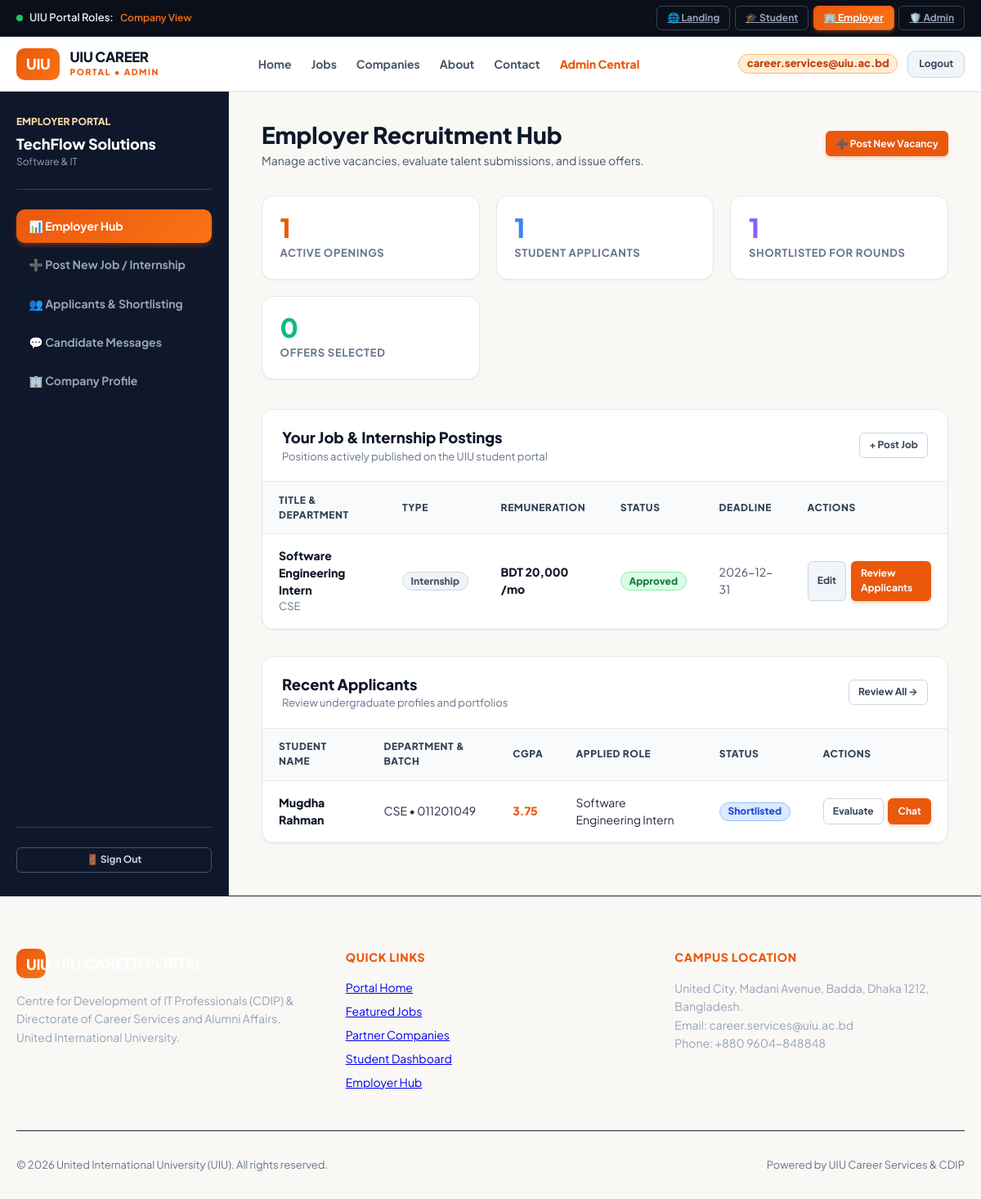
Screenshot of /company/dashboard.php (signed in) with the database file from the repository.
### tables this page shows
CREATE TABLE `companies` (
  `id` INT AUTO_INCREMENT PRIMARY KEY,
  `user_id` INT NULL UNIQUE,
  `name` VARCHAR(150) NOT NULL,
  `sector` VARCHAR(100) NOT NULL,
  `industry` VARCHAR(100) NOT NULL,
  `location` VARCHAR(150) NOT NULL,
  `website` VARCHAR(255) NOT NULL,
  `email` VARCHAR(150) NOT NULL,
  `phone` VARCHAR(50) NOT NULL,
  `description` TEXT,
  `verified` TINYINT(1) DEFAULT 0,
  `status` ENUM('Verified', 'Pending', 'Rejected') DEFAULT 'Pending',
  `health_score` INT DEFAULT 90,
  `logo` VARCHAR(255) DEFAULT 'default-company.png',
  `created_at` TIMESTAMP DEFAULT CURRENT_TIMESTAMP
);

CREATE TABLE `jobs` (
  `id` INT AUTO_INCREMENT PRIMARY KEY,
  `company_id` INT NOT NULL,
  `title` VARCHAR(200) NOT NULL,
  `department` VARCHAR(50) NOT NULL DEFAULT 'CSE',
  `type` ENUM('Full-time', 'Internship', 'Contract', 'Part-time') NOT NULL DEFAULT 'Full-time',
  `workplace` ENUM('On-site', 'Remote', 'Hybrid') NOT NULL DEFAULT 'Hybrid',
  `location` VARCHAR(150) NOT NULL DEFAULT 'Dhaka, Bangladesh',
  `salary` VARCHAR(100) NOT NULL,
  `stipend_numeric` INT NOT NULL DEFAULT 0,
  `deadline` DATE NOT NULL,
  `skills` TEXT NOT NULL,
  `description` TEXT NOT NULL,
  `requirements` TEXT NOT NULL,
  `responsibilities` TEXT NOT NULL,
  `status` ENUM('Approved', 'Pending', 'Rejected') NOT NULL DEFAULT 'Approved',
  `featured` TINYINT(1) DEFAULT 0,
  `applicants_count` INT DEFAULT 0,
  `created_at` TIMESTAMP DEFAULT CURRENT_TIMESTAMP,
  FOREIGN KEY (`company_id`) REFERENCES `companies`(`id`) ON DELETE CASCADE
);

CREATE TABLE `applications` (
  `id` INT AUTO_INCREMENT PRIMARY KEY,
  `job_id` INT NOT NULL,
  `student_id` INT NOT NULL,
  `status` ENUM('Applied', 'Under Review', 'Shortlisted', 'Interview Scheduled', 'Offered', 'Selected', 'Rejected') NOT NULL DEFAULT 'Applied',
  `applied_date` TIMESTAMP DEFAULT CURRENT_TIMESTAMP,
  `notes` TEXT,
  `interview_date` VARCHAR(100) NULL,
  `interview_venue` VARCHAR(255) NULL,
  FOREIGN KEY (`job_id`) REFERENCES `jobs`(`id`) ON DELETE CASCADE,
  FOREIGN KEY (`student_id`) REFERENCES `students`(`id`) ON DELETE CASCADE,
  UNIQUE KEY `unique_student_job_app` (`job_id`, `student_id`)
);

CREATE TABLE `students` (
  `id` INT AUTO_INCREMENT PRIMARY KEY,
  `user_id` INT NOT NULL UNIQUE,
  `student_id` VARCHAR(50) NOT NULL UNIQUE,
  `full_name` VARCHAR(150) NOT NULL,
  `department` VARCHAR(50) NOT NULL,
  `batch` VARCHAR(50) NOT NULL,
  `cgpa` DECIMAL(3,2) DEFAULT 3.75,
  `phone` VARCHAR(30) DEFAULT '+880 1712-345678',
  `linkedin` VARCHAR(255) DEFAULT 'https://linkedin.com/in/mugdharahman',
  `github` VARCHAR(255) DEFAULT 'https://github.com/mugdharahman',
  `address` VARCHAR(255) DEFAULT 'Badda, Dhaka, Bangladesh',
  `skills` TEXT,
  `avatar` VARCHAR(255) DEFAULT 'default-avatar.png',
  `created_at` TIMESTAMP DEFAULT CURRENT_TIMESTAMP,
  FOREIGN KEY (`user_id`) REFERENCES `users`(`id`) ON DELETE CASCADE
);

### includes/functions.php (called while the page is built, shortened)
<?php
function get_app_root() {
    $script_dir = str_replace('\\', '/', dirname($_SERVER['SCRIPT_NAME'] ?? ''));
    $app_root = preg_replace('#/(student|company|admin|guest|api|includes|config|src)$#i', '', $script_dir);
    if ($app_root === '/' || $app_root === '') {
        return '';
    }
    return rtrim($app_root, '/');
}

### company/dashboard.php (the view, shortened to what this page needs)
<?php
require_once __DIR__ . '/../includes/functions.php';
$user = current_user();
$pdo = get_db_connection();
$company = null;
$posted_jobs = [];
$recent_applicants = [];
$stats = [
    'active_jobs' => 0,
    'total_applicants' => 0,
    'shortlisted' => 0,
    'selected' => 0
];
if ($pdo) {
    try {
        $cStmt = $pdo->prepare("SELECT * FROM companies WHERE user_id = ? OR id = ?");
        $cStmt->execute([$user['id'] ?? 4, $user['profile']['id'] ?? 1]);
        $company = $cStmt->fetch();
        if ($company) {
            $company_id = $company['id'];
            $jStmt = $pdo->prepare("SELECT * FROM jobs WHERE company_id = ? ORDER BY id DESC");
            $jStmt->execute([$company_id]);
            $posted_jobs = $jStmt->fetchAll();
            $stats['active_jobs'] = count($posted_jobs);
            $aStmt = $pdo->prepare("
                SELECT a.*, s.full_name as student_name, s.student_id as student_uni_id, s.department as student_dept, s.cgpa,
                       j.title as job_title, j.type as job_type
                FROM applications a
                JOIN jobs j ON a.job_id = j.id
                JOIN students s ON a.student_id = s.id
                WHERE j.company_id = ?
                ORDER BY a.applied_date DESC
            ");
            $aStmt->execute([$company_id]);
            $recent_applicants = $aStmt->fetchAll();
            $stats['total_applicants'] = count($recent_applicants);
            foreach ($recent_applicants as $app) {
                if ($app['status'] === 'Shortlisted') $stats['shortlisted']++;
            }
        }
    } catch (Exception $e) {
        error_log("Error in company/dashboard.php: " . $e->getMessage());
    }
}
require_once __DIR__ . '/../includes/header.php';
require_once __DIR__ . '/../includes/navbar.php';
?>
<div class="portal-layout">
  <aside class="portal-sidebar">
    <div>
      <div class="sidebar-brand">
        <div style="font-size: 0.75rem; text-transform: uppercase; font-weight: 800; color: #fed7aa;">Employer Portal</div>
        <div style="font-size: 1.125rem; font-weight: 900; color: #ffffff; margin-top: 0.2rem;"><?= htmlspecialchars($company['name']) ?></div>
        <div style="font-size: 0.75rem; color: #94a3b8;"><?= htmlspecialchars($company['sector'] ?? 'Corporate Partner') ?></div>
      </div>
      <ul class="sidebar-menu">
        <li><a href="<?= $app_root ?>/company/dashboard.php" class="sidebar-link active">📊 Employer Hub</a></li>
        <li><a href="<?= $app_root ?>/company/create_job.php" class="sidebar-link">➕ Post New Job / Internship</a></li>
        <li><a href="<?= $app_root ?>/company/applicants.php" class="sidebar-link">👥 Applicants & Shortlisting</a></li>
        <li><a href="<?= $app_root ?>/company/chat.php" class="sidebar-link">💬 Candidate Messages</a></li>
        <li><a href="<?= $app_root ?>/company/profile.php" class="sidebar-link">🏢 Company Profile</a></li>
      </ul>
    </div>
    <div style="padding-top: 1.5rem; border-top: 1px solid #334155;">
      <a href="<?= $app_root ?>/logout.php" class="btn btn-outline btn-sm" style="width: 100%; color: #cbd5e1; border-color: #475569;">
        🚪 Sign Out
      </a>
    </div>
  </aside>
  <main class="portal-main">
    <div class="topbar">
      <div>
        <h1 class="topbar-title">Employer Recruitment Hub</h1>
        <p style="color: var(--slate-600); font-size: 0.875rem;">Manage active vacancies, evaluate talent submissions, and issue offers.</p>
      </div>
      <div style="display: flex; gap: 0.75rem;">
        <a href="<?= $app_root ?>/company/create_job.php" class="btn btn-primary btn-sm">
          ➕ Post New Vacancy
        </a>
      </div>
    </div>
    <div class="dashboard-grid">
      <div class="metric-box">
        <div class="metric-val" style="color: var(--primary);"><?= $stats['active_jobs'] ?></div>
        <div class="metric-lbl">Active Openings</div>
      </div>
      <div class="metric-box">
        <div class="metric-val" style="color: #3b82f6;"><?= $stats['total_applicants'] ?></div>
        <div class="metric-lbl">Student Applicants</div>
      </div>
      <div class="metric-box">
        <div class="metric-val" style="color: #8b5cf6;"><?= $stats['shortlisted'] ?></div>
        <div class="metric-lbl">Shortlisted for Rounds</div>
      </div>
      <div class="metric-box">
        <div class="metric-val" style="color: #10b981;"><?= $stats['selected'] ?></div>
        <div class="metric-lbl">Offers Selected</div>
      </div>
    </div>
    <div class="table-card">
      <div class="table-header">
        <div>
          <h2 style="font-size: 1.15rem; font-weight: 800; color: var(--slate-900);">Your Job & Internship Postings</h2>
          <p style="font-size: 0.8125rem; color: var(--slate-500);">Positions actively published on the UIU student portal</p>
        </div>
        <a href="<?= $app_root ?>/company/create_job.php" class="btn btn-outline btn-sm">+ Post Job</a>
      </div>
      <div class="table-responsive">
        <table class="data-table">
          <thead>
            <tr>
              <th>Title & Department</th>
              <th>Type</th>
              <th>Remuneration</th>
              <th>Status</th>
              <th>Deadline</th>
              <th>Actions</th>
            </tr>
          </thead>
          <tbody>
            <?php foreach ($posted_jobs as $pj): ?>
              <tr>
                <td>
                  <div style="font-weight: 800; color: var(--slate-900);"><?= htmlspecialchars($pj['title']) ?></div>
                  <div style="font-size: 0.8125rem; color: var(--slate-500);"><?= htmlspecialchars($pj['department']) ?></div>
                </td>
                <td><span class="badge badge-gray"><?= htmlspecialchars($pj['type']) ?></span></td>
                <td style="font-weight: 800; color: var(--slate-900);"><?= htmlspecialchars($pj['salary']) ?></td>
                <td><span class="badge badge-green"><?= htmlspecialchars($pj['status']) ?></span></td>
                <td style="color: var(--slate-600);"><?= htmlspecialchars($pj['deadline']) ?></td>
                <td>
                  <div style="display: flex; gap: 0.35rem;">
                    <a href="<?= $app_root ?>/company/edit_job.php?id=<?= $pj['id'] ?>" class="btn btn-secondary btn-sm">Edit</a>
                    <a href="<?= $app_root ?>/company/applicants.php?job_id=<?= $pj['id'] ?>" class="btn btn-primary btn-sm">Review Applicants</a>
                  </div>
                </td>
              </tr>
            <?php endforeach; ?>
          </tbody>
        </table>
      </div>
    </div>
    <div class="table-card">
      <div class="table-header">
        <div>
          <h2 style="font-size: 1.15rem; font-weight: 800; color: var(--slate-900);">Recent Applicants</h2>
          <p style="font-size: 0.8125rem; color: var(--slate-500);">Review undergraduate profiles and portfolios</p>
        </div>
        <a href="<?= $app_root ?>/company/applicants.php" class="btn btn-outline btn-sm">Review All &rarr;</a>
      </div>
      <div class="table-responsive">
        <table class="data-table">
          <thead>
            <tr>
              <th>Student Name</th>
              <th>Department & Batch</th>
              <th>CGPA</th>
              <th>Applied Role</th>
              <th>Status</th>
              <th>Actions</th>
            </tr>
          </thead>
          <tbody>
            <?php foreach (array_slice($recent_applicants, 0, 5) as $app): ?>
              <tr>
                <td style="font-weight: 800; color: var(--slate-900);"><?= htmlspecialchars($app['student_name']) ?></td>
                <td><?= htmlspecialchars($app['student_dept']) ?> • <?= htmlspecialchars($app['student_uni_id']) ?></td>
                <td style="font-weight: 800; color: var(--primary);"><?= htmlspecialchars((string)$app['cgpa']) ?></td>
                <td><?= htmlspecialchars($app['job_title']) ?></td>
                <td>
                  <span class="badge <?= ($app['status'] === 'Shortlisted') ? 'badge-blue' : 'badge-orange' ?>">
                    <?= htmlspecialchars($app['status']) ?>
                  </span>
                </td>
                <td>
                  <div style="display: flex; gap: 0.35rem;">
                    <a href="<?= $app_root ?>/company/applicants.php" class="btn btn-outline btn-sm">Evaluate</a>
                    <a href="<?= $app_root ?>/company/chat.php" class="btn btn-primary btn-sm">Chat</a>
                  </div>
                </td>
              </tr>
            <?php endforeach; ?>
          </tbody>
        </table>
      </div>
    </div>
  </main>
</div>
<?php require_once __DIR__ . '/../includes/footer.php'; ?>

### rows the page displays
companies: name "TechFlow Solutions", sector "Software & IT"
jobs: applicants_count "0", title "Software Engineering Intern", department "CSE", type "Internship", salary "BDT 20,000 /mo", status "Approved", deadline "2026-12-31"
applications: student.full_name "Mugdha Rahman", student.department "CSE", student.student_id "011201049", student.cgpa "3.75", job.title "Software Engineering Intern", status "Shortlisted"

### other values shown
$active_role_section "Company"
$current_role "ADMIN"
$user['name'] "career.services@uiu.ac.bd"
$stats['active_jobs'] "1"
$stats['total_applicants'] "1"
$stats['shortlisted'] "1"
